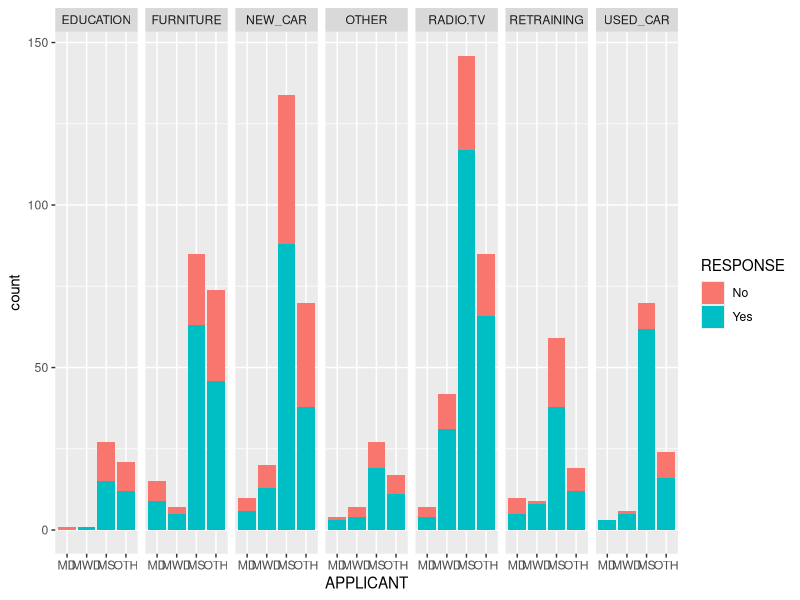
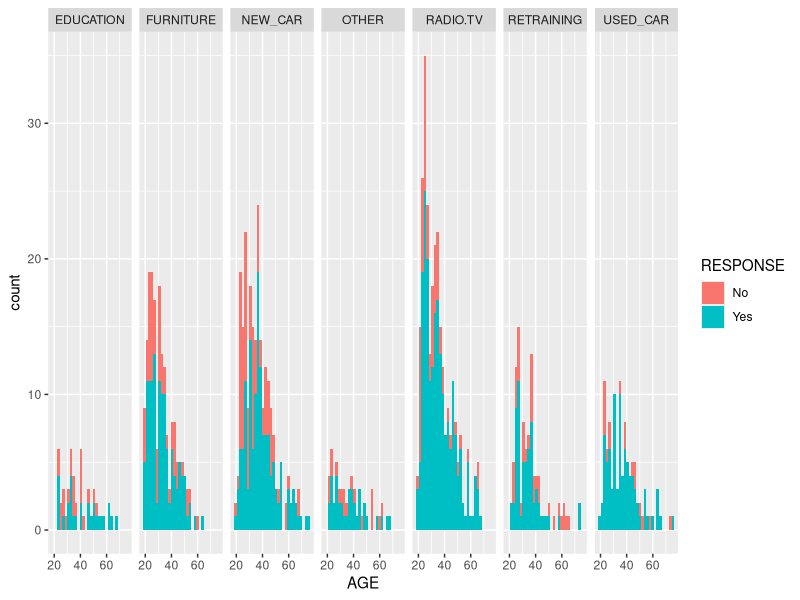
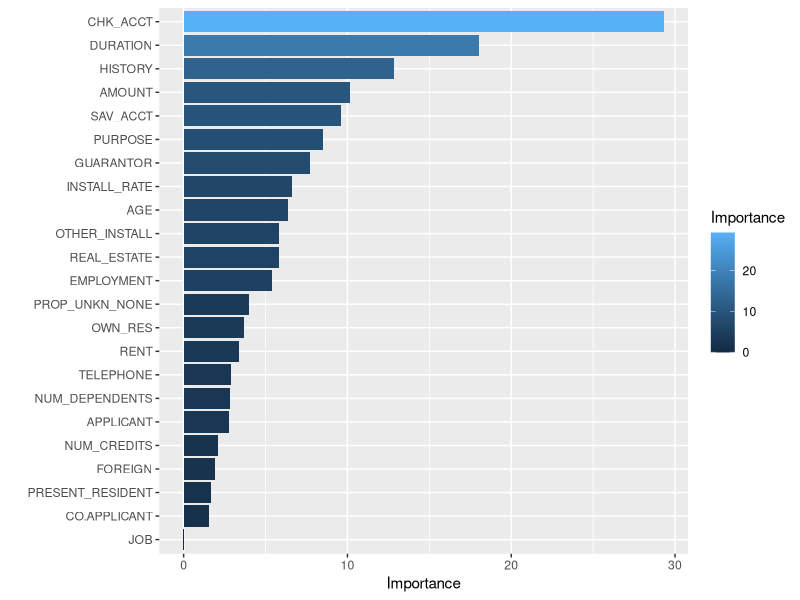

The R source for these figures, in order:
library(ggplot2) # For visualisation
library(gmodels) # For Cross tabulation function
library(dplyr) # For case_when function
library(vcd) # For calculating kappa statistic
library(randomForest) # For building the randomforest model

# Reading the data into a data frame. 
# Note: As the name of the first column of the data has the character "#" in it, hence we need to set the "comment.char" attribute of the read.table function as empty space instead of default #.

crm <- read.table("ModelingData.txt", header = TRUE, comment.char = "")

# Checking the loaded data
str(crm)

# Converting int variable to factors
crm[,-c(1,3,11,14,23,27,29)] <- as.data.frame(lapply(crm[,-c(1,3,11,14,23,27,29)],as.factor))

crm <- crm[-1] # Removing OBS number
levels(crm$RESPONSE) <- c("No","Yes") # Changing levels for RESPONSE

prop.table(table(crm$CHK_ACCT))*100
# Conclusion: Around 27% records have less than 0 DM in their checking account while around 39% records dont have a checking account.


prop.table(table(crm$HISTORY))*100
#Conclusion: There are around 29% records with critical accounts, almost 9% with delayed payments while 4% records havent taken any credits.

summary(crm$DURATION)
#Conclusion: The duration ranges from 4 months to 72 months with a median of 18 months

prop.table(table(crm$SAV_ACCT))*100
#Conclusion: Around 60% records have less than 100 DM on an average in their savings account while around 18% records have unknown/no savings account

summary(crm$AMOUNT)
#Conclusion: The loan amount ranges from 250 DM to 18420 DM with a median of 2320 DM

prop.table(table(crm$RESPONSE))*100
#Conclusion: We can see that 30% of the records have bad credit rating

# Creating a combined variable APPLICANT
crm$APPLICANT <-factor(case_when(
        crm$MALE_DIV==1 ~ "MALE_DIV",
        crm$MALE_MAR_or_WID==1 ~ "MALE_MAR_or_WD",
        crm$MALE_SINGLE==1 ~ "MALE_SINGLE",
        TRUE ~ "OTHER"),labels = c("MD","MWD","MS","OTH")
)

# Applicant v/s Response
addmargins(xtabs(~crm$APPLICANT+crm$RESPONSE))

# Creating a combined variable PURPOSE
crm$PURPOSE <-  factor(case_when(
        crm$NEW_CAR==1 ~ "NEW_CAR",
        crm$USED_CAR==1 ~ "USED_CAR",
        crm$FURNITURE==1 ~ "FURNITURE",
        crm$RADIO.TV==1 ~ "RADIO.TV",
        crm$EDUCATION==1 ~ "EDUCATION",
        crm$RETRAINING==1 ~ "RETRAINING",
        TRUE ~ "OTHER")
)

# Purpose v/s Response
addmargins(xtabs(~crm$PURPOSE+crm$RESPONSE))


# Plotting Applicant and Response while aggregating them by Purpose
ggplot(crm[1:1000,], aes(APPLICANT, fill=RESPONSE))+geom_bar()+facet_grid(.~PURPOSE)


# Plotting histogram for Age while aggregating them by Purpose
ggplot(crm[1:1000,], aes(AGE, fill=RESPONSE))+geom_histogram()+facet_grid(.~PURPOSE)
# Conclusion: Now with type of applicant. We can observe that the older married or widowed applicants have better creditworthiness.

# Creating training and test datasets
crm_train <- crm[1:900,]
crm_train <- crm_train[-c(4,5,6,7,8,9,14,15,16)]
crm_test <- crm[901:1000,]
crm_test <- crm_test[-c(4,5,6,7,8,9,14,15,16)]

# Creating the Data Model
set.seed(123)
crm_model <- randomForest(crm_train[-22],crm_train$RESPONSE,importance = TRUE)

# Visualising the relatively important variables
imp <- importance(crm_model,type=1)
fimp <- data.frame(Feature=row.names(imp), Importance=imp[,1])
ggplot(fimp, aes(x=reorder(Feature, Importance), y=Importance, fill=Importance)) +
        geom_bar(stat="identity") +
        coord_flip()+
        xlab("") +
        ylab("Importance")

# Evaluating Model Performance
crm_predict <- predict(crm_model,crm_test)

# Building the confusion matrix
CrossTable(crm_test$RESPONSE,crm_predict, prop.chisq = FALSE, prop.r = FALSE, prop.c = FALSE,dnn = c("Actual","Predicted"))

# Evaluating the kappa statistic
Kappa(table(crm_test$RESPONSE,crm_predict))
